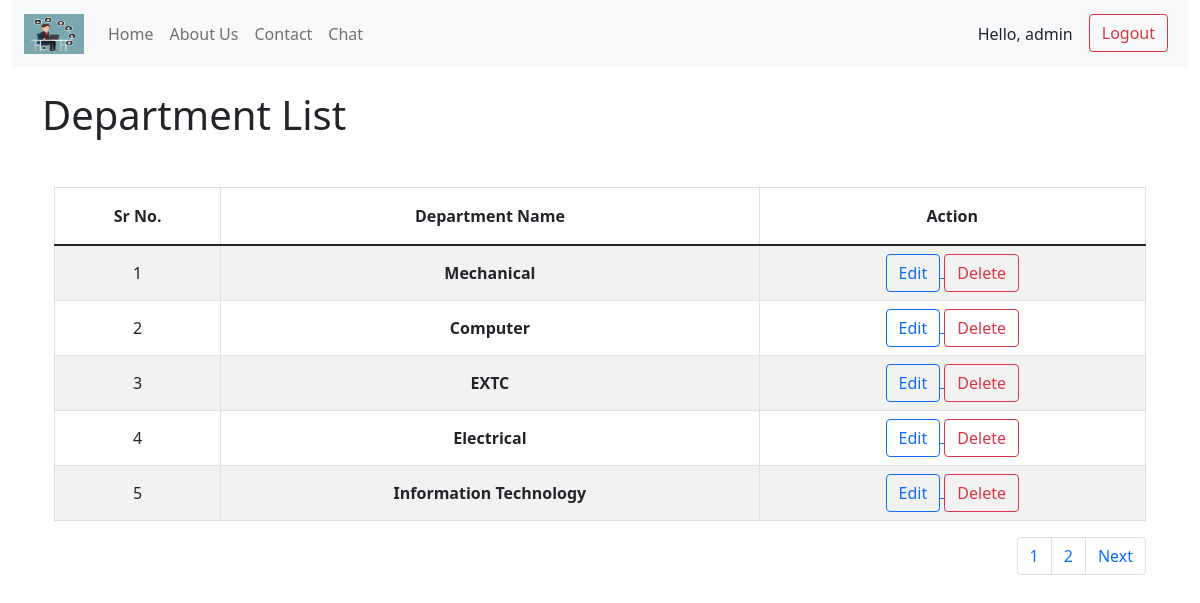
Page /app/list-department/ (signed in) on the committed database.
### employeeapp/models.py (models this page shows, shortened)
class Department(models.Model):
    name = models.CharField(max_length = 100)

### app/views.py (the view)
# urls.py: path('list-department/', views.list_department, name="list-department"),
@login_required
def list_department(request):
    if not request.session.get('access_fuc'):
        messages.error(request, "You are not authenticacated person, First Login")
        return redirect('users:login-user')
    departments = Department.objects.all()
    paginators = Paginator(departments, 5)
    page = request.GET.get("page")
    departments = paginators.get_page(page)
    context = {'departments' : departments}
    return render(request, 'list_department.html', context)

### app/templates/list_department.html (shortened to what this page needs)
{% extends "base.html" %}
    {% block content %}
    <h1>Department List</h1>
    <div class="container-fluid mt-5">
        <table class="table table-striped table-hover table-bordered text-center align-middle">
            <thead>
                <tr>
                    <th class="py-3">Sr No.</th>
                    <th class="py-3">Department Name</th>
                    <th class="py-3">Action</th>
                </tr>
            </thead>
            <tbody>
                {% for department in departments %}
                <tr>
                    <td>{{forloop.counter}}</td>
                    <td class="fw-bold">{{department.name}}</td>
                    <td>
                        <a href="{% url 'edit-department' department.pk %}" >
                            <button class="btn btn-outline-primary">
                                Edit
                        </button>
                        </a>
                        <a href="{% url 'delete-department' department.pk %}">
                            <button class="btn btn-outline-danger">
                                Delete
                            </button>
                        </a>
                    </td>
                </tr>
                {% endfor %}
            </tbody>
        </table>
        <nav aria-label="Page navigation example">
            <ul class="pagination justify-content-end">
                {% for num in departments.paginator.page_range %}
                <li class="page-item">
                    <a class="page-link" href="?page= {{num}} ">
                        {{ num }}
                    </a>
                </li>
                {% endfor %}
                {% if departments.has_next %}
                <li class="page-item">
                    <a class="page-link" href="?page={{ departments.next_page_number }}">
                        Next
                    </a>
                </li>
                {% endif %}
            </ul>
        </nav>
    </div>
        {% endblock content %}

### templates/base.html (shortened to what this page needs)
{% load static %}
<!doctype html>
<html lang="en">
  <head>
    <link href="https://cdn.jsdelivr.net/npm/bootstrap@5.1.3/dist/css/bootstrap.min.css" rel="stylesheet">
  </head>
  <body>
    <div class="container-fluid">
        <nav class="navbar navbar-expand-lg navbar-light bg-light">
            <div class="container-fluid">
                <a class="navbar-brand" href="#">
                    <img src="{% static 'images/logo.jpg' %}" alt="Logo" width="60" height="40" class="d-inline-block align-text-top">
                </a>
                <div class="collapse navbar-collapse" id="navbarNav">
                    <ul class="navbar-nav">
                        <li class="nav-item">
                        <a class="nav-link"  href="{% url "home-page" %}">Home</a>
                        </li>
                        <li class="nav-item">
                        <a class="nav-link" href="{% url 'about-page' %}">About Us</a>
                        </li>
                        <li class="nav-item">
                        <a class="nav-link" href="{% url "contact-page" %}">Contact</a>
                        </li>
                        <li class="nav-item">
                        <a class="nav-link" href="#">Chat</a>
                        </li>
                    </ul>
                    <ul class="navbar-nav ms-auto">
                        {% if user.is_authenticated %}
                        <li class="nav-item">
                            <span class="nav-link text-dark me-2" >Hello, {{user.username}} </span>
                        </li>
                        <li class="nav-item">
                            <a class="btn btn-outline-danger me-2" href="{% url 'users:logout-user' %}">Logout</a>
                        </li>
                        {% endif %}
                    </ul>
                </div>
            </div>
        </nav>
    </div>
    <div class="container mt-4">
        {% block content %}
        {% endblock content %}
    </div>
  </body>
</html>

### rows in the picture
Department: name "Mechanical"
Department: name "Computer"
Department: name "EXTC"
Department: name "Electrical"
Department: name "Information Technology"

### other values in the picture
{{ user.username }} "admin"
{{ num }} "1" "2"
